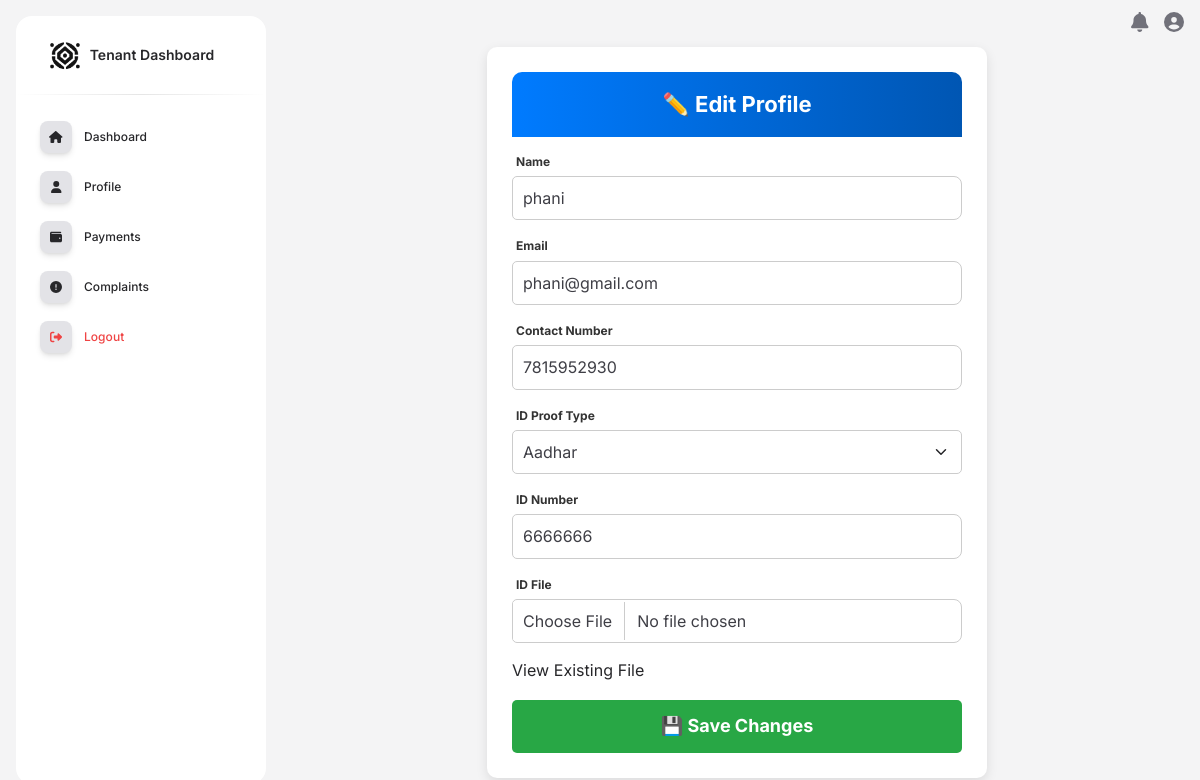
/pg/tenants/profile/edit/ (signed in), run on the app's committed database.
### admin_soft/models.py (models this page shows, shortened)
class Tenant(models.Model):
    pg_name = models.CharField(max_length=100, null=True, blank=True)  # PG name for tenant reference
    name = models.CharField(max_length=255, null=True, blank=True)
    email = models.EmailField(null=True, blank=True)
    contact_number = models.CharField(max_length=15, null=True, blank=True)
    assigned_room = models.OneToOneField('Room', on_delete=models.SET_NULL, null=True, blank=True)
    assigned_bed = models.OneToOneField('Bed', on_delete=models.SET_NULL, null=True, blank=True)
    check_in_date = models.DateField(null=True, blank=True)
    check_out_date = models.DateField(null=True, blank=True)
    payment_amount = models.IntegerField( default=0)  #rent amount
    due_amount = models.IntegerField(default=0)
    advance_amount = models.IntegerField(default=0)
    total_amount_paid = models.IntegerField(default=0)
    proof_name = models.CharField(max_length=255, null=True, blank=True)
    other_proof_name = models.CharField(max_length=255, null=True, blank=True)
    proof_number = models.CharField(max_length=50, null=True, blank=True)
    proof_file = models.FileField(upload_to='tenant_proofs/')
    password = models.CharField(max_length=128)  # Hashed password

### admin_soft/pgviews.py (the view)
# urls.py: path("pg/tenants/profile/edit/", pgviews.pg_tenant_edit_profile, name="pg_tenant_profile_edit"),
def pg_tenant_edit_profile(request):
    tenant_id = request.session.get("tenant_id")
    if not tenant_id:
        messages.error(request, "Please log in to access the dashboard.")
        return redirect("pg_tenant_login")
    tenant = Tenant.objects.get(id=tenant_id)  # Assuming tenant is related to user
    pg_name=tenant.pg_name
    if request.method == "POST":
        form = TenantForm(request.POST, instance=tenant)
        if form.is_valid():
            form.save()  # Save changes to the tenant object
            update_bed_status(pg_name)
            return redirect('pg_tenant_profile')  # Redirect to the profile page
    else:
        form = TenantForm(instance=tenant)  # Prepopulate the form with the current tenant data
    return render(request, "tenant/pg_tenant_profile_edit.html", {'form': form})

### admin_soft/templatetags/admin_soft.py (called while the page is built)
@assignment_tag(takes_context=True)
def get_direction(context):
    res = {
        'panel': 'text-left',
        'notify': 'right',
        'float': 'float-right',
        'reverse_panel': 'text-right',
        'nav': 'ml-auto'
    }
    if context.get('LANGUAGE_BIDI'):
        res['panel'] = 'text-right'
        res['notify'] = 'left'
        res['float'] = ''
        res['reverse_panel'] = 'text-left'
        res['nav'] = 'mr-auto'
    return res

@assignment_tag(takes_context=True)
def get_admin_setting(context):
    res = {
    }
    return res

### admin_soft/templates/tenant/pg_tenant_profile_edit.html (shortened to what this page needs)
{% extends 'tenant/base/tenant_base.html' %}
{% block content %}
<div class="profile-container">
    <div class="profile-header">✏️ Edit Profile</div>
    <form method="POST" class="profile-form">
        <div class="mb-3">
            <label class="form-label" for="id_name">Name</label>
            <input type="text" name="name" id="id_name" class="form-control" value="{{ form.name.value|default_if_none:'' }}" required>
        </div>
        <div class="mb-3">
            <label class="form-label" for="id_email">Email</label>
            <input type="email" name="email" id="id_email" class="form-control" value="{{ form.email.value|default_if_none:'' }}" required>
        </div>
        <div class="mb-3">
            <label class="form-label" for="id_contact_number">Contact Number</label>
            <input type="text" name="contact_number" id="id_contact_number" class="form-control" value="{{ form.contact_number.value|default_if_none:'' }}" required>
        </div>
        <div class="mb-3">
            <label class="form-label" for="id_proof_name">ID Proof Type</label>
            <select name="proof_name" id="id_proof_name" class="form-select" required>
                <option value="Aadhar" {% if form.proof_name.value == "Aadhar" %}selected{% endif %}>Aadhar</option>
            </select>
        </div>
        <div class="mb-3">
            <label class="form-label" for="id_proof_number">ID Number</label>
            <input type="text" name="proof_number" id="id_proof_number" class="form-control" value="{{ form.proof_number.value|default_if_none:'' }}" required>
        </div>
        <div class="mb-3">
            <label class="form-label" for="id_proof_file">ID File</label>
            <input type="file" name="proof_file" id="id_proof_file" class="form-control">
            {% if form.proof_file.value %}
                <a href="{{ form.proof_file.value.url }}" target="_blank">View Existing File</a>
            {% endif %}
        </div>
        <button type="submit" class="btn-save">💾 Save Changes</button>
    </form>
</div>
{% endblock %}

### admin_soft/templates/tenant/pg_tenant_profile_edit.html (style rules this page uses)
.profile-container { max-width: 500px; margin: auto; background: white; padding: 25px; border-radius: 10px; box-shadow: 0px 4px 12px rgba(0, 0, 0, 0.1); animation: fadeIn 0.8s ease-in-out; }
.profile-header { background: linear-gradient(to right, #007bff, #0056b3); color: white; padding: 15px; border-radius: 10px 10px 0 0; font-size: 22px; font-weight: bold; text-align: center; }
.profile-form { margin-top: 15px; }
.profile-form label { font-weight: bold; margin-bottom: 5px; display: block; color: #333; }
.profile-form input, .profile-form select { width: 100%; padding: 10px; margin-bottom: 15px; border: 1px solid #ccc; border-radius: 5px; font-size: 16px; }
.btn-save { display: block; width: 100%; background: #28a745; color: white; padding: 12px; border-radius: 5px; font-weight: bold; font-size: 18px; transition: 0.3s ease-in-out; border: none; }

### data on the page
Tenant: name "phani", email "phani@gmail.com", contact_number "7815952930", proof_name "Aadhar", proof_number "6666666"
